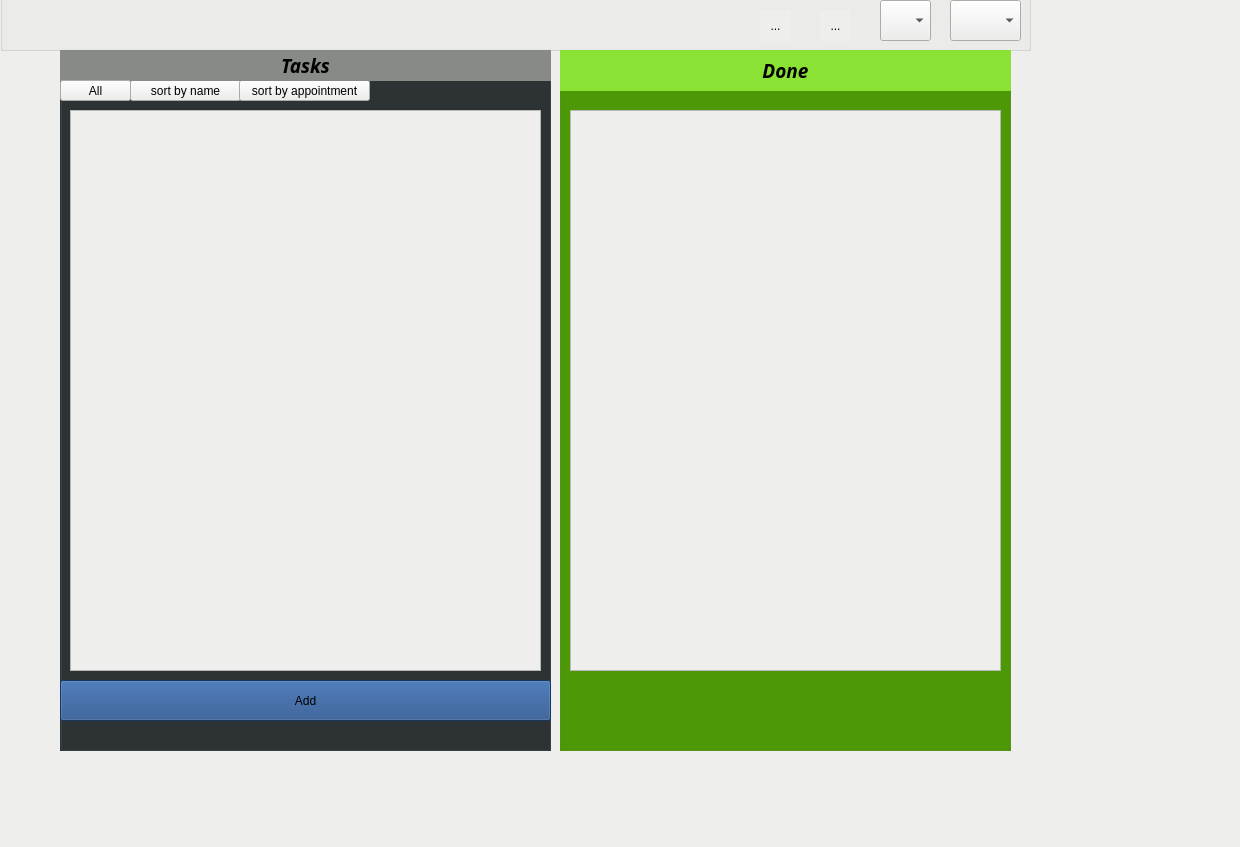
<?xml version="1.0" encoding="UTF-8"?>
<ui version="4.0">
 <class>MainWindow</class>
 <widget class="QMainWindow" name="MainWindow">
  <property name="geometry">
   <rect>
    <x>0</x>
    <y>0</y>
    <width>1240</width>
    <height>847</height>
   </rect>
  </property>
  <property name="minimumSize">
   <size>
    <width>1050</width>
    <height>800</height>
   </size>
  </property>
  <property name="windowTitle">
   <string>MainWindow</string>
  </property>
  <property name="styleSheet">
   <string notr="true">background-color: rgb(238, 238, 236);
</string>
  </property>
  <widget class="QWidget" name="centralwidget">
   <widget class="QGroupBox" name="groupBox">
    <property name="geometry">
     <rect>
      <x>0</x>
      <y>-20</y>
      <width>1031</width>
      <height>71</height>
     </rect>
    </property>
    <property name="title">
     <string/>
    </property>
    <widget class="QToolButton" name="search">
     <property name="geometry">
      <rect>
       <x>820</x>
       <y>30</y>
       <width>31</width>
       <height>31</height>
      </rect>
     </property>
     <property name="text">
      <string>...</string>
     </property>
     <property name="icon">
      <iconset>
       <normaloff>../../Downloads/images.png</normaloff>../../Downloads/images.png</iconset>
     </property>
     <property name="iconSize">
      <size>
       <width>200</width>
       <height>200</height>
      </size>
     </property>
     <property name="autoRaise">
      <bool>true</bool>
     </property>
    </widget>
    <widget class="QComboBox" name="comboBox">
     <property name="geometry">
      <rect>
       <x>950</x>
       <y>20</y>
       <width>71</width>
       <height>41</height>
      </rect>
     </property>
     <property name="styleSheet">
      <string notr="true">border-image:(file:///home/ehab/Desktop/download.png);
</string>
     </property>
     <property name="iconSize">
      <size>
       <width>30</width>
       <height>30</height>
      </size>
     </property>
     <item>
      <property name="text">
       <string/>
      </property>
      <property name="icon">
       <iconset>
        <normaloff>../../Downloads/download (1).jpeg</normaloff>../../Downloads/download (1).jpeg</iconset>
      </property>
     </item>
     <item>
      <property name="text">
       <string>Profile</string>
      </property>
     </item>
     <item>
      <property name="text">
       <string>signOut</string>
      </property>
     </item>
    </widget>
    <widget class="QComboBox" name="notification">
     <property name="geometry">
      <rect>
       <x>880</x>
       <y>20</y>
       <width>51</width>
       <height>41</height>
      </rect>
     </property>
     <property name="styleSheet">
      <string notr="true">border-image:(file:///home/ehab/Desktop/download.jpeg);
</string>
     </property>
     <property name="editable">
      <bool>false</bool>
     </property>
     <property name="iconSize">
      <size>
       <width>20</width>
       <height>20</height>
      </size>
     </property>
     <property name="frame">
      <bool>true</bool>
     </property>
     <item>
      <property name="text">
       <string/>
      </property>
      <property name="icon">
       <iconset>
        <normaloff>../../Downloads/appointment-reminders.png</normaloff>../../Downloads/appointment-reminders.png</iconset>
      </property>
     </item>
    </widget>
    <widget class="QToolButton" name="Add2">
     <property name="geometry">
      <rect>
       <x>760</x>
       <y>30</y>
       <width>31</width>
       <height>31</height>
      </rect>
     </property>
     <property name="text">
      <string>...</string>
     </property>
     <property name="icon">
      <iconset>
       <normaloff>../../Downloads/images (1).jpeg</normaloff>../../Downloads/images (1).jpeg</iconset>
     </property>
     <property name="iconSize">
      <size>
       <width>200</width>
       <height>200</height>
      </size>
     </property>
     <property name="autoRaise">
      <bool>true</bool>
     </property>
    </widget>
   </widget>
   <widget class="QGroupBox" name="groupBox_2">
    <property name="geometry">
     <rect>
      <x>60</x>
      <y>50</y>
      <width>491</width>
      <height>701</height>
     </rect>
    </property>
    <property name="styleSheet">
     <string notr="true">background-color: rgb(46, 52, 54);
</string>
    </property>
    <property name="title">
     <string>GroupBox</string>
    </property>
    <widget class="QPushButton" name="sortN">
     <property name="geometry">
      <rect>
       <x>70</x>
       <y>30</y>
       <width>111</width>
       <height>21</height>
      </rect>
     </property>
     <property name="styleSheet">
      <string notr="true">background-color: rgb(238, 238, 236);</string>
     </property>
     <property name="text">
      <string>sort by name</string>
     </property>
    </widget>
    <widget class="QPushButton" name="sortA">
     <property name="geometry">
      <rect>
       <x>179</x>
       <y>30</y>
       <width>131</width>
       <height>21</height>
      </rect>
     </property>
     <property name="styleSheet">
      <string notr="true">background-color: rgb(238, 238, 236);</string>
     </property>
     <property name="text">
      <string>sort by appointment</string>
     </property>
    </widget>
    <widget class="QPushButton" name="Add">
     <property name="geometry">
      <rect>
       <x>0</x>
       <y>630</y>
       <width>491</width>
       <height>41</height>
      </rect>
     </property>
     <property name="styleSheet">
      <string notr="true">background-color: rgb(32, 74, 135);</string>
     </property>
     <property name="text">
      <string>Add</string>
     </property>
    </widget>
    <widget class="QListWidget" name="task_view">
     <property name="geometry">
      <rect>
       <x>10</x>
       <y>60</y>
       <width>471</width>
       <height>561</height>
      </rect>
     </property>
     <property name="font">
      <font>
       <family>Ubuntu Condensed</family>
       <pointsize>14</pointsize>
       <weight>9</weight>
       <italic>true</italic>
       <bold>false</bold>
       <stylestrategy>NoAntialias</stylestrategy>
      </font>
     </property>
     <property name="styleSheet">
      <string notr="true">
font: 75 italic 14pt &quot;Ubuntu Condensed&quot;;
background-color: rgb(238, 238, 236);</string>
     </property>
     <property name="dragEnabled">
      <bool>true</bool>
     </property>
     <property name="dragDropOverwriteMode">
      <bool>true</bool>
     </property>
    </widget>
    <widget class="QLabel" name="label">
     <property name="geometry">
      <rect>
       <x>0</x>
       <y>0</y>
       <width>491</width>
       <height>31</height>
      </rect>
     </property>
     <property name="font">
      <font>
       <family>Ubuntu Condensed</family>
       <pointsize>14</pointsize>
       <weight>75</weight>
       <italic>true</italic>
       <bold>true</bold>
      </font>
     </property>
     <property name="styleSheet">
      <string notr="true">background-color: rgb(136, 138, 133);</string>
     </property>
     <property name="frameShape">
      <enum>QFrame::Box</enum>
     </property>
     <property name="frameShadow">
      <enum>QFrame::Sunken</enum>
     </property>
     <property name="lineWidth">
      <number>-7</number>
     </property>
     <property name="text">
      <string>Tasks</string>
     </property>
     <property name="alignment">
      <set>Qt::AlignCenter</set>
     </property>
    </widget>
    <widget class="QPushButton" name="All">
     <property name="geometry">
      <rect>
       <x>0</x>
       <y>30</y>
       <width>71</width>
       <height>21</height>
      </rect>
     </property>
     <property name="styleSheet">
      <string notr="true">background-color: rgb(238, 238, 236);</string>
     </property>
     <property name="text">
      <string>All</string>
     </property>
    </widget>
   </widget>
   <widget class="QGroupBox" name="groupBox_4">
    <property name="geometry">
     <rect>
      <x>560</x>
      <y>50</y>
      <width>451</width>
      <height>701</height>
     </rect>
    </property>
    <property name="styleSheet">
     <string notr="true">background-color: rgb(78, 154, 6);</string>
    </property>
    <property name="title">
     <string>GroupBox</string>
    </property>
    <widget class="QLabel" name="label_3">
     <property name="geometry">
      <rect>
       <x>0</x>
       <y>0</y>
       <width>451</width>
       <height>41</height>
      </rect>
     </property>
     <property name="font">
      <font>
       <family>Ubuntu Condensed</family>
       <pointsize>14</pointsize>
       <weight>75</weight>
       <italic>true</italic>
       <bold>true</bold>
      </font>
     </property>
     <property name="styleSheet">
      <string notr="true">background-color: rgb(138, 226, 52);</string>
     </property>
     <property name="frameShape">
      <enum>QFrame::Box</enum>
     </property>
     <property name="frameShadow">
      <enum>QFrame::Sunken</enum>
     </property>
     <property name="lineWidth">
      <number>-7</number>
     </property>
     <property name="text">
      <string>Done</string>
     </property>
     <property name="alignment">
      <set>Qt::AlignCenter</set>
     </property>
    </widget>
    <widget class="QListWidget" name="done">
     <property name="geometry">
      <rect>
       <x>10</x>
       <y>60</y>
       <width>431</width>
       <height>561</height>
      </rect>
     </property>
     <property name="styleSheet">
      <string notr="true">background-color: rgb(238, 238, 236);</string>
     </property>
    </widget>
   </widget>
  </widget>
  <widget class="QMenuBar" name="menubar">
   <property name="geometry">
    <rect>
     <x>0</x>
     <y>0</y>
     <width>1240</width>
     <height>21</height>
    </rect>
   </property>
  </widget>
  <widget class="QStatusBar" name="statusbar"/>
 </widget>
 <resources/>
 <connections/>
</ui>
